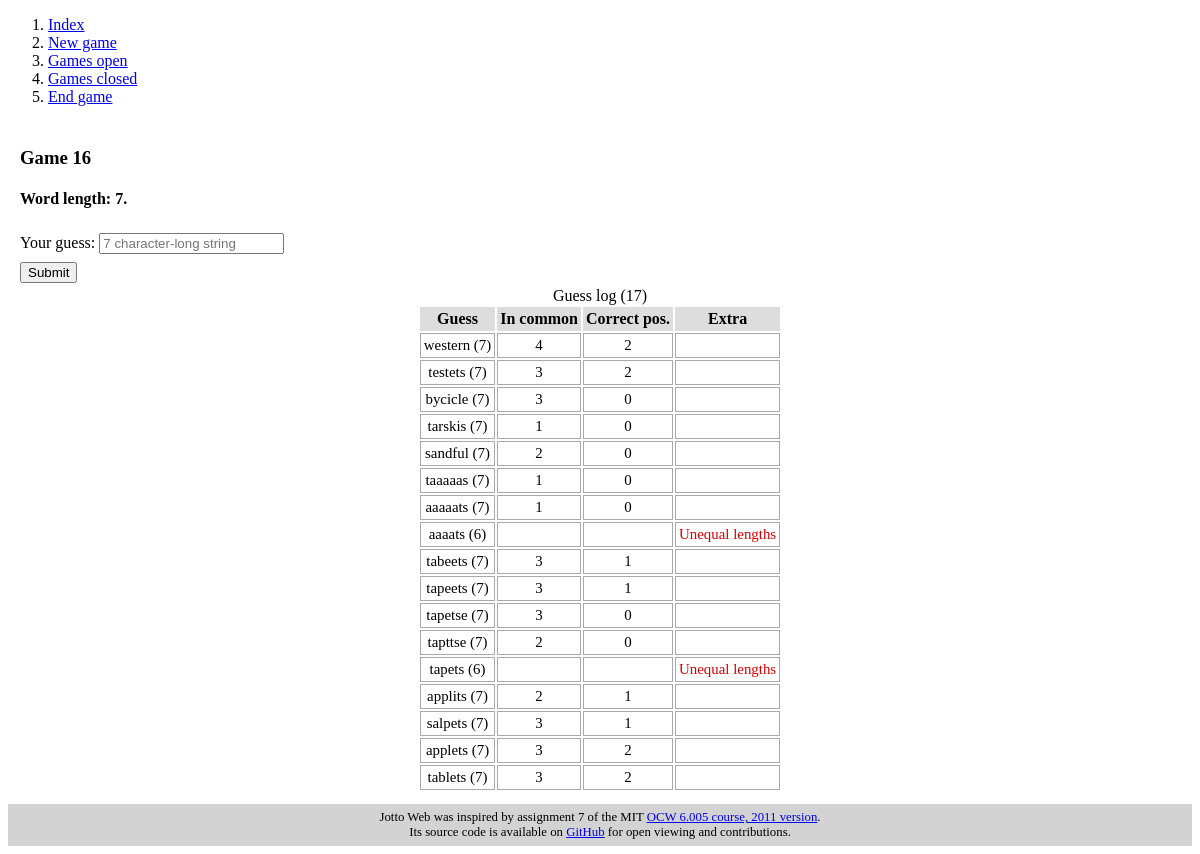
The page /session/16 on the database as committed earlier.
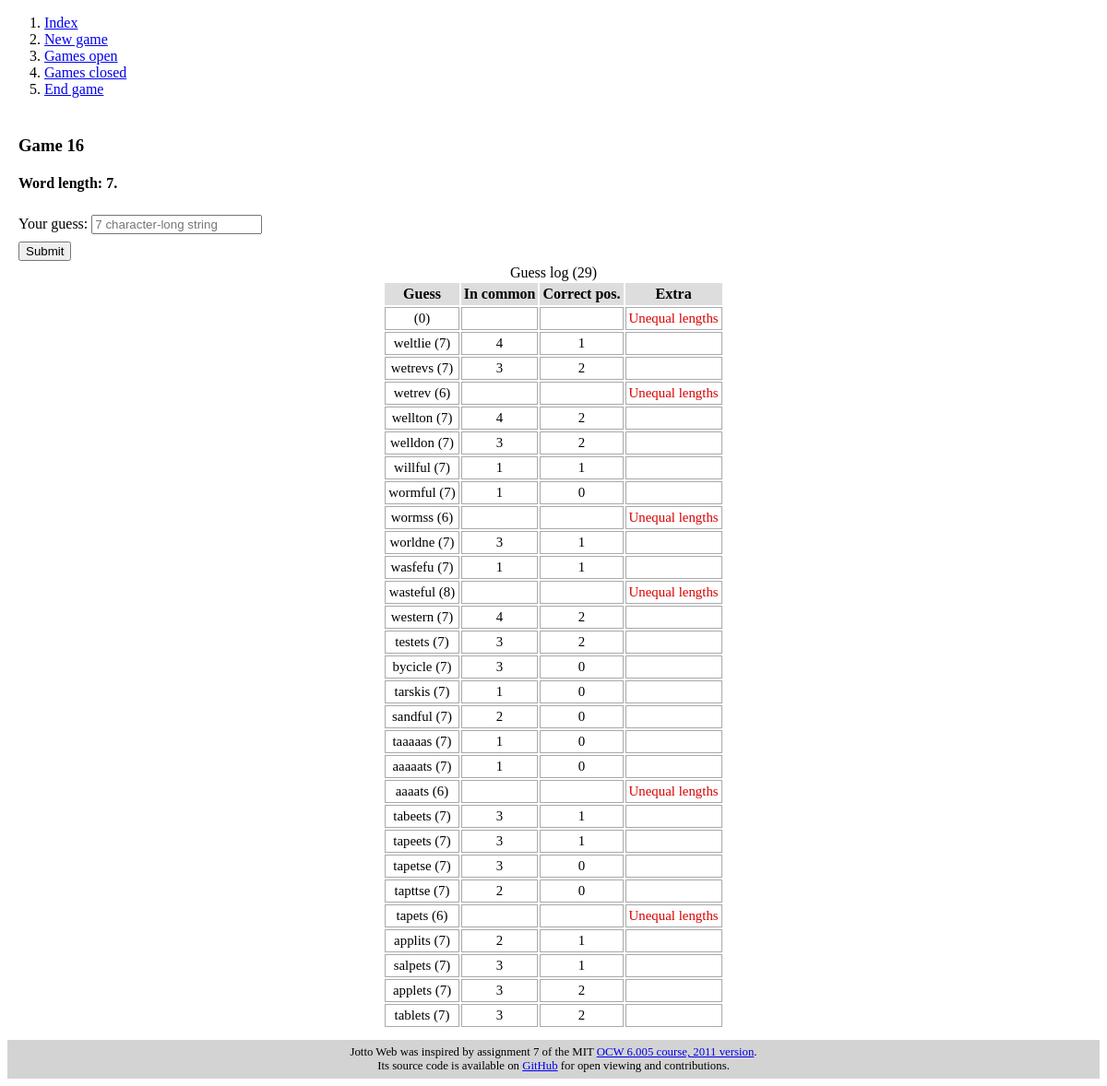
The same page on the database as committed later.
### JottoWebApp/models.py (models this page shows, shortened)
class Session(models.Model):
    puzzle = models.ForeignKey(Puzzle, on_delete=models.CASCADE)
    start_date = models.DateTimeField(default=timezone.localtime)
    end_date = models.DateTimeField(null=True)
    def guesses_by_newest(self):
        return self.guess_set.order_by("-time")
    def is_closed(self):
        return self.end_date is not None and self.end_date <= timezone.now()

class Puzzle(models.Model):
    name = CharField(max_length=128, unique=True)

class Guess(models.Model):
    name = models.CharField(max_length=128, editable=False)
    session = models.ForeignKey(Session, on_delete=models.CASCADE)
    time = models.DateTimeField(default=timezone.localtime)
    re_name = re.compile("[a-zA-Z]+")
    def common(self):
        hidden = Puzzle.objects.get(id=self.session.puzzle.id)
        return in_common(self.name, hidden.name)
    def correct_position(self):
        hidden = Puzzle.objects.get(id=self.session.puzzle.id)
        return correct_position(self.name, hidden.name)

### JottoWebApp/views.py (the view)
# urls.py: url(r"^session/(?P<pk>\d+)$", SessionView.as_view(), name="session"),
class SessionView(TemplateView):
    template_name = "jotto/session.html"
    def get_context_data(self, **kwargs):
        context = super(SessionView, self).get_context_data(**kwargs)
        context["session"] = get_object_or_404(Session, id=self.kwargs["pk"])
        return context

### JottoWebApp/utils.py (called while the page is built)
def in_common(first, second):
    fmap: dict = chars_count(first)
    smap: dict = chars_count(second)
    result = 0
    for i in set(fmap.keys()).intersection(smap.keys()):
        result += min(fmap[i], smap[i])
    return result

def correct_position(first, second):
    return sum([f == s for f, s in zip(first, second)])

def chars_count(word: str):
    res = dict()
    for c in word:
        res[c] = res.get(c, 0) + 1
    return res

### JottoWebApp/templates/jotto/session.html (shortened to what this page needs)
{% extends "jotto/base.html" %}
{% block sidebar %}
    {{ block.super }}
    {% if not session.is_closed %}
        <li><a href="{% url 'jotto:session_close' session.id %}">End game</a></li>
    {% endif %}
{% endblock %}
{% block content %}
    <h3>
        Game {{ session.id }}
    </h3>
    <h4>
        Word length: {{ session.puzzle.name|length }}.<br>
    </h4>
    <form action="{% url 'jotto:session_guess' session.id %}" method="GET">
        <label>
            Your guess:
            <input id="input_guess" type="text" name="guess"
                   placeholder="{{ session.puzzle.name|length}} character-long string"
                   {% if session.is_closed %} disabled {% endif %} autofocus
            />
        </label><br>
        <input id="input_submit" type="submit" value="Submit"
        />
    </form>
    <div id="session_results">
        {% if session.guesses_by_newest %}
            <table>
                <thead>
                    <caption>
                        Guess log ({{ session.guesses_by_newest|length }})
                    </caption>
                    <tr>
                        <th>Guess</th>
                        <th>In common</th>
                        <th>Correct pos.</th>
                        <th>Extra</th>
                    </tr>
                </thead>
                <tbody>
                    {% for g in session.guesses_by_newest %}
                        <tr>
                            <td>{{ g.name }} ({{ g.name|length }})</td>
                            {% if session.puzzle.name|length == g.name|length %}
                                <td>{{ g.common }}</td>
                                <td>{{ g.correct_position }}</td>
                                <td>
                                </td>
                            {% else %}
                                <td></td>
                                <td></td>
                                <td class="status_error">Unequal lengths</td>
                            {% endif %}
                        </tr>
                    {% endfor %}
                </tbody>
            </table>
        {% elif not session.is_closed %}
            <p>Submit a guess to start playing.</p>
        {% endif %}
    </div>
{% endblock %}

### JottoWebApp/templates/jotto/base.html (shortened to what this page needs)
<!doctype HTML>
{% load static %}
<html>
<head>
    <link rel="stylesheet" type="text/css" href="{% static 'jotto/style.css' %}" />
</head>
<body>
    <nav>
        <ol>
            {% block sidebar %}
                <li><a href="{% url 'jotto:index' %}">Index</a></li>
                <li><a href="{% url 'jotto:pre_session' %}">New game</a></li>
                <li><a href="{% url 'jotto:open_sessions' %}">Games open</a></li>
                <li><a href="{% url 'jotto:closed_sessions' %}">Games closed</a></li>
            {% endblock %}
        </ol>
    </nav>
    <main>
        {% block content %}
        {% endblock %}
    </main>
    <footer>
        Jotto Web was inspired by assignment 7 of the MIT
        <a href="http://dspace.mit.edu/handle/1721.1/106923">OCW 6.005 course, 2011 version</a>.<br>
        Its source code is available on <a href="https://github.com/newnone/Jotto-Web">GitHub</a> for open viewing and
        contributions.
    </footer>
</body>
</html>

### JottoWebApp/static/jotto/style.css (style rules this page uses)
nav, main, footer { display: block; }
main { margin: 6px; padding: 6px; }
footer { font-size: 80%; background-color: lightgray; padding: 6px; text-align: center; }
form input { margin-top: 4px; margin-bottom: 4px; }
div#session_results > * { text-align: center; }
div#session_results > table { text-align: center; margin-left: auto; margin-right: auto; }
div#session_results > table th, td { margin: 2px; padding: 3px; }
div#session_results > table th { background-color: #DDD; }
div#session_results > table td { font-size: 93%; border: 1px solid darkgray; }
.status_error { color: #D90000; }

Rows that differ between the two databases and show on the page:
computed for Session "7 character-long string": guesses_by_newest|length "17" → "29"
added Guess: name|length "0", shows "Unequal lengths"
added Guess: name "weltlie", name|length "7", common "4", correct_position "1"
added Guess: name "wetrevs", name|length "7", common "3", correct_position "2"
added Guess: name "wetrev", name|length "6", shows "Unequal lengths"
added Guess: name "wellton", name|length "7", common "4", correct_position "2"
added Guess: name "welldon", name|length "7", common "3", correct_position "2"
added Guess: name "willful", name|length "7", common "1", correct_position "1"
added Guess: name "wormful", name|length "7", common "1", correct_position "0"
added Guess: name "wormss", name|length "6", shows "Unequal lengths"
added Guess: name "worldne", name|length "7", common "3", correct_position "1"
added Guess: name "wasfefu", name|length "7", common "1", correct_position "1"
added Guess: name "wasteful", name|length "8", shows "Unequal lengths"
